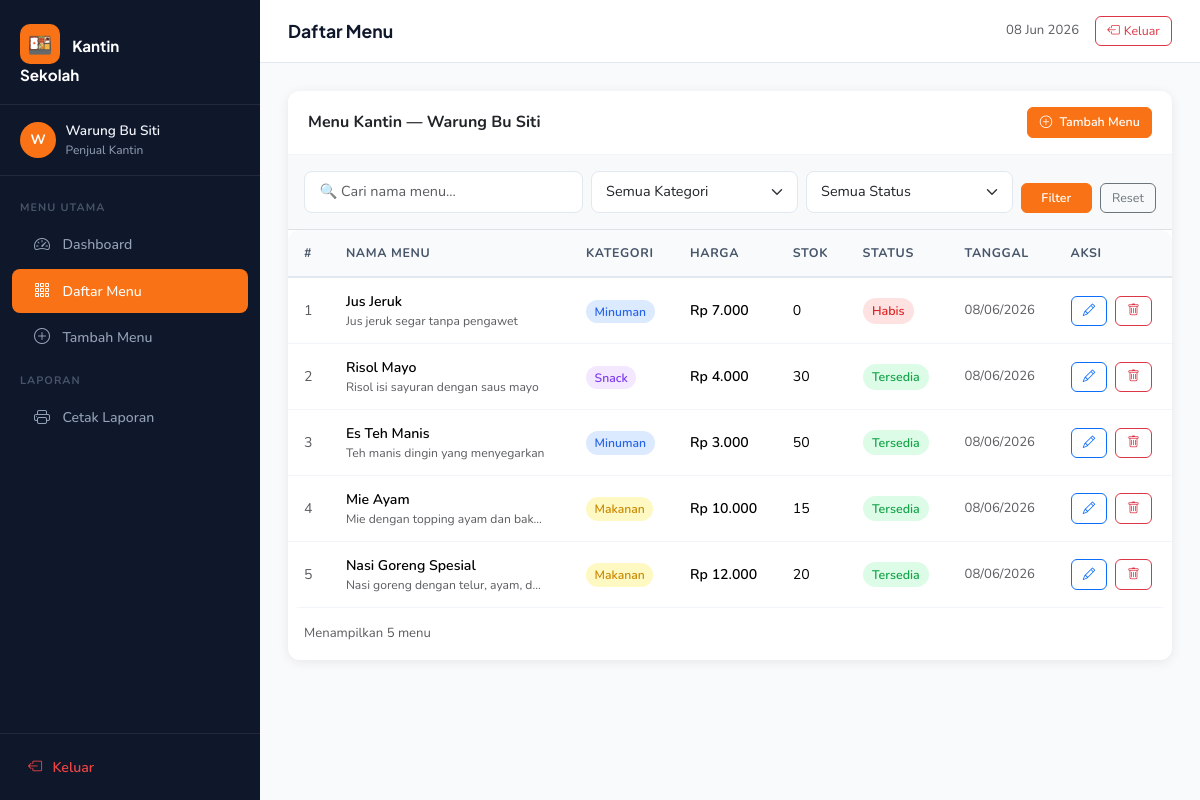
/manajemen_menu_kantin/menu/index.php (signed in), run on the app's committed database.
### tables this page shows
CREATE TABLE IF NOT EXISTS menu (
    id            INT AUTO_INCREMENT PRIMARY KEY,
    user_id       INT NOT NULL,
    nama_menu     VARCHAR(100) NOT NULL,
    kategori_menu VARCHAR(50)  NOT NULL,
    harga         INT NOT NULL,
    stok          INT NOT NULL,
    status_menu   VARCHAR(50)  NOT NULL,
    deskripsi     TEXT,
    tanggal_input DATE NOT NULL,
    created_at    TIMESTAMP NULL DEFAULT CURRENT_TIMESTAMP,
    updated_at    TIMESTAMP NULL DEFAULT CURRENT_TIMESTAMP ON UPDATE CURRENT_TIMESTAMP,
    FOREIGN KEY (user_id) REFERENCES users(id) ON DELETE CASCADE
);

### manajemen_menu_kantin/menu/index.php (the view, shortened to what this page needs)
<?php
require_once __DIR__ . '/../config/database.php';
$uid = $_SESSION['user_id'];
$kategori = $_GET['kategori'] ?? '';
$status   = $_GET['status']   ?? '';
$cari     = $_GET['cari']     ?? '';
$sql    = "SELECT * FROM menu WHERE user_id = ?";
$params = [$uid];
$sql .= " ORDER BY id DESC";
$stmt = $pdo->prepare($sql);
$stmt->execute($params);
$menus = $stmt->fetchAll();
function formatRp($n) { return 'Rp ' . number_format($n, 0, ',', '.'); }
function kategoriClass($k) {
    return match($k) {
        'Makanan' => 'badge-makanan',
        'Minuman' => 'badge-minuman',
        default   => 'badge-snack',
    };
}
require_once __DIR__ . '/../config/layout_start.php';
?>
<div class="card">
    <div class="card-header d-flex flex-column flex-md-row justify-content-between align-items-start align-items-md-center gap-2">
        <span class="fw-bold">Menu Kantin — <?= htmlspecialchars($_SESSION['user_name']) ?></span>
        <a href="/manajemen_menu_kantin/menu/create.php" class="btn btn-primary btn-sm">
            <i class="bi bi-plus-circle me-1"></i> Tambah Menu
        </a>
    </div>
    <div class="p-3 border-bottom bg-light" style="border-radius:0">
        <form method="GET" class="row g-2 align-items-end">
            <div class="col-12 col-md-4">
                <input type="text" name="cari" class="form-control form-control-sm"
                       placeholder="🔍 Cari nama menu..." value="<?= htmlspecialchars($cari) ?>">
            </div>
            <div class="col-6 col-md-3">
                <select name="kategori" class="form-select form-select-sm">
                    <option value="">Semua Kategori</option>
                </select>
            </div>
            <div class="col-6 col-md-3">
                <select name="status" class="form-select form-select-sm">
                    <option value="">Semua Status</option>
                </select>
            </div>
            <div class="col-12 col-md-2 d-flex gap-2">
                <button type="submit" class="btn btn-primary btn-sm flex-grow-1">Filter</button>
                <a href="/manajemen_menu_kantin/menu/index.php" class="btn btn-outline-secondary btn-sm">Reset</a>
            </div>
        </form>
    </div>
    <div class="card-body p-0">
        <?php if (empty($menus)): ?>
            <div class="text-center py-5 text-muted">
                <i class="bi bi-inbox fs-1 d-block mb-3"></i>
                <p class="mb-0">Tidak ada menu ditemukan.</p>
                <?php if (!$kategori && !$status && !$cari): ?>
                    <a href="/manajemen_menu_kantin/menu/create.php" class="btn btn-primary mt-3">
                        <i class="bi bi-plus-circle me-1"></i> Tambah Menu Pertama
                    </a>
                <?php endif; ?>
            </div>
        <?php else: ?>
        <div class="table-responsive">
            <table class="table table-hover mb-0">
                <thead>
                    <tr>
                        <th>#</th>
                        <th>Nama Menu</th>
                        <th>Kategori</th>
                        <th>Harga</th>
                        <th>Stok</th>
                        <th>Status</th>
                        <th>Tanggal</th>
                        <th>Aksi</th>
                    </tr>
                </thead>
                <tbody>
                    <?php foreach ($menus as $i => $m): ?>
                    <tr>
                        <td class="text-muted"><?= $i+1 ?></td>
                        <td>
                            <div class="fw-600" style="font-weight:600"><?= htmlspecialchars($m['nama_menu']) ?></div>
                            <?php if ($m['deskripsi']): ?>
                                <div class="text-muted" style="font-size:.76rem;max-width:200px;overflow:hidden;white-space:nowrap;text-overflow:ellipsis">
                                    <?= htmlspecialchars($m['deskripsi']) ?>
                                </div>
                            <?php endif; ?>
                        </td>
                        <td><span class="<?= kategoriClass($m['kategori_menu']) ?>"><?= htmlspecialchars($m['kategori_menu']) ?></span></td>
                        <td style="font-weight:600"><?= formatRp($m['harga']) ?></td>
                        <td><?= $m['stok'] ?></td>
                        <td><span class="<?= $m['status_menu']==='Tersedia'?'badge-tersedia':'badge-habis' ?>"><?= htmlspecialchars($m['status_menu']) ?></span></td>
                        <td class="text-muted" style="font-size:.82rem"><?= date('d/m/Y', strtotime($m['tanggal_input'])) ?></td>
                        <td>
                            <a href="/manajemen_menu_kantin/menu/edit.php?id=<?= $m['id'] ?>"
                               class="btn btn-sm btn-outline-primary me-1">
                                <i class="bi bi-pencil"></i>
                            </a>
                            <button type="button"
                                    class="btn btn-sm btn-outline-danger btn-hapus"
                                    data-id="<?= $m['id'] ?>"
                                    data-nama="<?= htmlspecialchars($m['nama_menu']) ?>">
                                <i class="bi bi-trash"></i>
                            </button>
                        </td>
                    </tr>
                    <?php endforeach; ?>
                </tbody>
            </table>
        </div>
        <div class="p-3 text-muted" style="font-size:.82rem">
            Menampilkan <?= count($menus) ?> menu
        </div>
        <?php endif; ?>
    </div>
</div>
<?php require_once __DIR__ . '/../config/layout_end.php'; ?>

### manajemen_menu_kantin/assets/css/style.css (style rules this page uses)
:root { --primary: #f97316; --primary-dk: #ea580c; --primary-lt: #fff7ed; --secondary: #0f172a; --success: #16a34a; --danger: #dc2626; --warning: #d97706; --sidebar-w: 260px; --radius: 12px; --shadow: 0 2px 12px rgba(0,0,0,.08); --shadow-lg: 0 8px 30px rgba(0,0,0,.12); }
* { box-sizing: border-box; }
body { font-family: 'Nunito', sans-serif; background: #f8fafc; color: #1e293b; margin: 0; }
.card { border: none; border-radius: var(--radius); box-shadow: var(--shadow); }
.card-header { background: #fff; border-bottom: 1px solid #f1f5f9; border-radius: var(--radius) var(--radius) 0 0 !important; padding: 1rem 1.25rem; }
.table-responsive { border-radius: var(--radius); overflow: hidden; }
.table thead th { background: #f8fafc; color: #475569; font-size: .78rem; font-weight: 700; letter-spacing: .05em; text-transform: uppercase; border-bottom: 2px solid #e2e8f0; padding: .85rem 1rem; white-space: nowrap; }
.table tbody td { padding: .8rem 1rem; vertical-align: middle; border-color: #f1f5f9; font-size: .88rem; }
.badge-tersedia { background: #dcfce7; color: #16a34a; padding: .35em .75em; border-radius: 20px; font-size: .78rem; font-weight: 600; }
.badge-habis { background: #fee2e2; color: #dc2626; padding: .35em .75em; border-radius: 20px; font-size: .78rem; font-weight: 600; }
.badge-makanan { background: #fef9c3; color: #ca8a04; padding:.3em .7em; border-radius:20px; font-size:.76rem; font-weight:600; }
.badge-minuman { background: #dbeafe; color: #2563eb; padding:.3em .7em; border-radius:20px; font-size:.76rem; font-weight:600; }
.badge-snack { background: #f3e8ff; color: #7c3aed; padding:.3em .7em; border-radius:20px; font-size:.76rem; font-weight:600; }
.btn-primary { background: var(--primary) !important; border-color: var(--primary) !important; font-weight: 600; }
.btn-sm { font-size: .78rem; padding: .3rem .7rem; border-radius: 6px; }
.form-control, .form-select { border-radius: 8px; border: 1.5px solid #e2e8f0; font-size: .9rem; padding: .6rem .9rem; }

### data on the page
menu: nama_menu "Jus Jeruk", deskripsi "Jus jeruk segar tanpa pengawet", kategori_menu "Minuman", harga "Rp 7.000", stok "0", status_menu "Habis", tanggal_input "08/06/2026"
menu: nama_menu "Risol Mayo", deskripsi "Risol isi sayuran dengan saus mayo", kategori_menu "Snack", harga "Rp 4.000", stok "30", status_menu "Tersedia", tanggal_input "08/06/2026"
menu: nama_menu "Es Teh Manis", deskripsi "Teh manis dingin yang menyegarkan", kategori_menu "Minuman", harga "Rp 3.000", stok "50", status_menu "Tersedia", tanggal_input "08/06/2026"
menu: nama_menu "Mie Ayam", deskripsi "Mie dengan topping ayam dan bakso", kategori_menu "Makanan", harga "Rp 10.000", stok "15", status_menu "Tersedia", tanggal_input "08/06/2026"
menu: nama_menu "Nasi Goreng Spesial", deskripsi "Nasi goreng dengan telur, ayam, d…", kategori_menu "Makanan", harga "Rp 12.000", stok "20", status_menu "Tersedia", tanggal_input "08/06/2026"

### other printed values
getInitial($_SESSION['user_name']) "W"
$_SESSION['user_name'] "Warung Bu Siti"
$pageTitle "Daftar Menu"
count($menus) "5"
